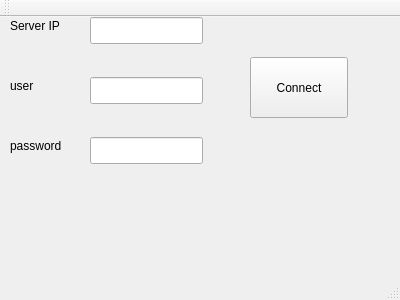
<?xml version="1.0" encoding="UTF-8"?>
<ui version="4.0">
 <class>MainWindow</class>
 <widget class="QMainWindow" name="MainWindow">
  <property name="geometry">
   <rect>
    <x>0</x>
    <y>0</y>
    <width>400</width>
    <height>300</height>
   </rect>
  </property>
  <property name="windowTitle">
   <string>MainWindow</string>
  </property>
  <widget class="QWidget" name="centralWidget">
   <widget class="QPushButton" name="connect">
    <property name="geometry">
     <rect>
      <x>250</x>
      <y>40</y>
      <width>98</width>
      <height>61</height>
     </rect>
    </property>
    <property name="text">
     <string>Connect</string>
    </property>
   </widget>
   <widget class="QLabel" name="connecting">
    <property name="geometry">
     <rect>
      <x>60</x>
      <y>170</y>
      <width>311</width>
      <height>41</height>
     </rect>
    </property>
    <property name="text">
     <string/>
    </property>
   </widget>
   <widget class="QLineEdit" name="serverIP">
    <property name="geometry">
     <rect>
      <x>90</x>
      <y>0</y>
      <width>113</width>
      <height>27</height>
     </rect>
    </property>
   </widget>
   <widget class="QLineEdit" name="user">
    <property name="geometry">
     <rect>
      <x>90</x>
      <y>60</y>
      <width>113</width>
      <height>27</height>
     </rect>
    </property>
   </widget>
   <widget class="QLabel" name="label">
    <property name="geometry">
     <rect>
      <x>10</x>
      <y>60</y>
      <width>66</width>
      <height>17</height>
     </rect>
    </property>
    <property name="text">
     <string>user</string>
    </property>
   </widget>
   <widget class="QLabel" name="label_2">
    <property name="geometry">
     <rect>
      <x>10</x>
      <y>120</y>
      <width>66</width>
      <height>17</height>
     </rect>
    </property>
    <property name="text">
     <string>password</string>
    </property>
   </widget>
   <widget class="QLabel" name="label_3">
    <property name="geometry">
     <rect>
      <x>10</x>
      <y>0</y>
      <width>66</width>
      <height>17</height>
     </rect>
    </property>
    <property name="text">
     <string>Server IP</string>
    </property>
   </widget>
   <widget class="QLineEdit" name="password">
    <property name="geometry">
     <rect>
      <x>90</x>
      <y>120</y>
      <width>113</width>
      <height>27</height>
     </rect>
    </property>
   </widget>
  </widget>
  <widget class="QMenuBar" name="menuBar">
   <property name="geometry">
    <rect>
     <x>0</x>
     <y>0</y>
     <width>400</width>
     <height>25</height>
    </rect>
   </property>
  </widget>
  <widget class="QToolBar" name="mainToolBar">
   <attribute name="toolBarArea">
    <enum>TopToolBarArea</enum>
   </attribute>
   <attribute name="toolBarBreak">
    <bool>false</bool>
   </attribute>
  </widget>
  <widget class="QStatusBar" name="statusBar"/>
 </widget>
 <layoutdefault spacing="6" margin="11"/>
 <resources/>
 <connections>
  <connection>
   <sender>connect</sender>
   <signal>clicked()</signal>
   <receiver>MainWindow</receiver>
   <slot>Connect()</slot>
   <hints>
    <hint type="sourcelabel">
     <x>157</x>
     <y>225</y>
    </hint>
    <hint type="destinationlabel">
     <x>158</x>
     <y>259</y>
    </hint>
   </hints>
  </connection>
 </connections>
 <slots>
  <slot>Connect()</slot>
 </slots>
</ui>
